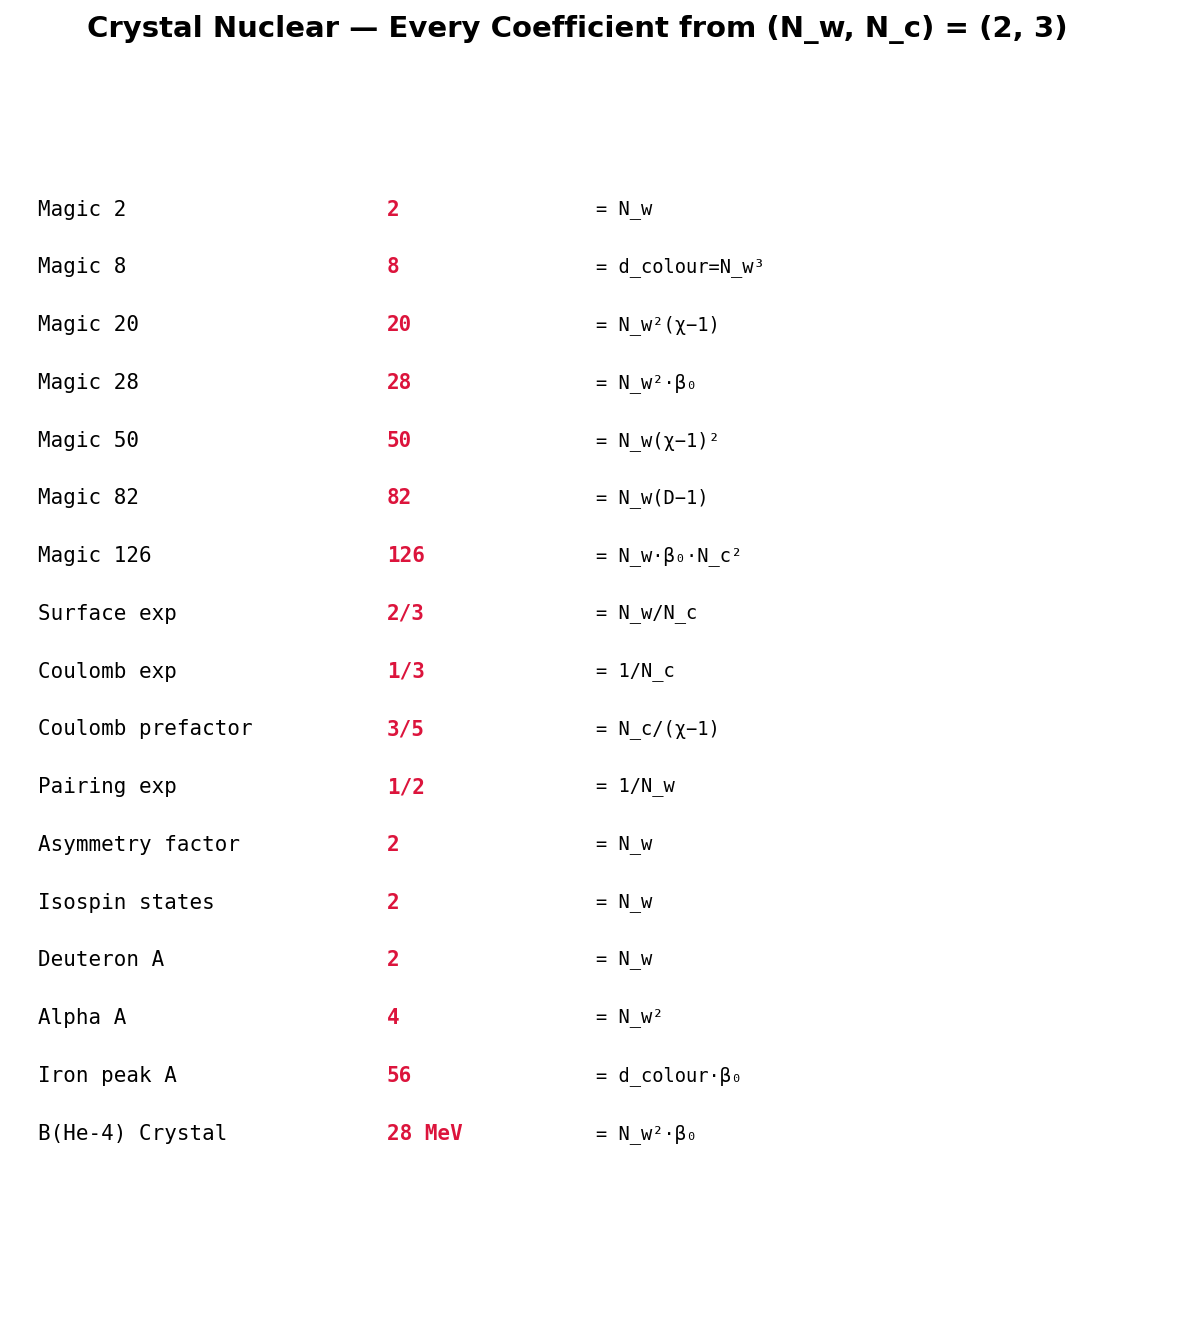

Here is the Python script that generated this plot:
#!/usr/bin/env python3
# Copyright (c) 2026 Daland Montgomery
# SPDX-License-Identifier: AGPL-3.0-or-later

"""Crystal Nuclear — Every Integer Dashboard"""
import crystal_toe as ct
import matplotlib.pyplot as plt

toe = ct.Toe(); nuc = toe.nuclear()
fig, ax = plt.subplots(figsize=(10, 10))
fig.suptitle(f"Crystal Nuclear — Every Coefficient from (N_w, N_c) = ({nuc.n_w()}, {nuc.n_c()})",
             fontsize=14, fontweight='bold')
ax.axis('off')

magic = nuc.magic_numbers()
labels = nuc.magic_labels()
rows = []
for m, l in zip(magic, labels):
    rows.append((f"Magic {m}", str(m), l))
rows += [
    ("Surface exp",      "2/3",  "N_w/N_c"),
    ("Coulomb exp",      "1/3",  "1/N_c"),
    ("Coulomb prefactor","3/5",  "N_c/(χ−1)"),
    ("Pairing exp",      "1/2",  "1/N_w"),
    ("Asymmetry factor", str(nuc.asymmetry_factor()), "N_w"),
    ("Isospin states",   str(nuc.isospin_states()),   "N_w"),
    ("Deuteron A",       str(nuc.deuteron_a()),        "N_w"),
    ("Alpha A",          str(nuc.alpha_particle()),    "N_w²"),
    ("Iron peak A",      str(nuc.iron_peak()),         "d_colour·β₀"),
    ("B(He-4) Crystal",  f"{nuc.he4_binding_crystal()} MeV", "N_w²·β₀"),
]
for i, (name, val, origin) in enumerate(rows):
    y = 0.97 - i * 0.05
    ax.text(0.02, y, name, fontsize=10, fontfamily='monospace', va='top', transform=ax.transAxes)
    ax.text(0.32, y, val, fontsize=10, fontfamily='monospace', va='top',
            fontweight='bold', color='crimson', transform=ax.transAxes)
    ax.text(0.50, y, f'= {origin}', fontsize=9, fontfamily='monospace',
            va='top', transform=ax.transAxes)
plt.savefig('nuclear_integers.png', dpi=150, bbox_inches='tight'); plt.show()
